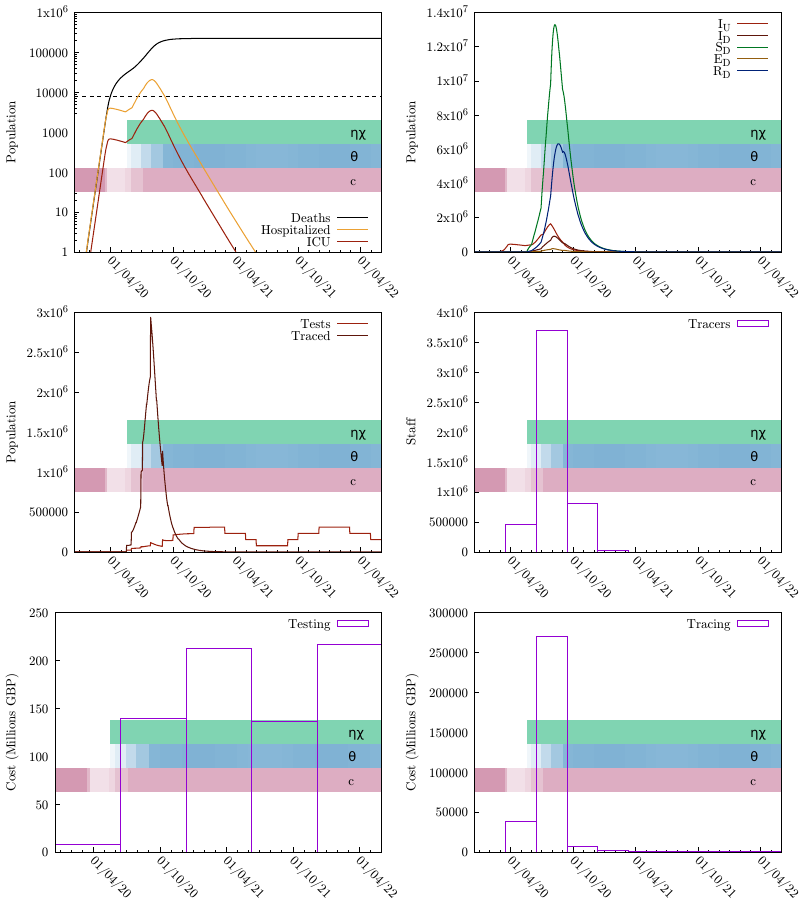

Generate this figure with gnuplot:
set terminal pdfcairo color enhanced dashed font "cmr10,14" size 8,9
seed="ptti-scenario-4b"
set output sprintf("%s.pdf", seed)
set multiplot layout 3,2
odefile=sprintf("%s-out-0.tsv", seed)
ttfile=sprintf("%s-out-0-testtrace.tsv", seed)
trfile=sprintf("%s-out-0-trcosts.tsv", seed)
tefile=sprintf("%s-out-0-tecosts.tsv", seed)
etimesfile=sprintf("%s-events.gp", seed)

set tics nomirror
set ylabel 'Population'

set yrange [0:]

set style fill transparent solid 0.25 noborder

# Colors
color_SU = '#00aa55'
color_SD = '#007722'

color_EU = '#eba134'
color_ED = '#945e0f'

color_IU = '#9c210e'
color_ID = '#5e160b'

color_RU = '#0055aa'
color_RD = '#002277'

# These are from the economic model inputs
Hospitalized_Pct_Deaths=0.44
ICU_Fatality=0.59
ICU_Pct=0.17
IFR=0.008
Non_ICU_Fatality=0.36

HF = IFR*Hospitalized_Pct_Deaths/(ICU_Pct*ICU_Fatality+(1-ICU_Pct)*Non_ICU_Fatality)
ICUF = HF*ICU_Pct

set key bottom right
set xdata time
set timefmt "%Y-%m-%d %H:%M:%S"
set format x "%d/%m/%y"

load etimesfile

set xtics rotate by -45 3600*24*30*6

set yrange [1:1e6]
set log y

set arrow from graph 0, first 8000 to graph 1, first 8000 nohead lc 0 dt '--'
plot odefile u 1:(($9+$10)*IFR) w l lw 1.5 lc 0 ti "Deaths", "" u 1:(($7+$8)*HF) w l lw 1.5 lc rgb color_EU ti "Hospitalized", "" u 1:(($7+$8)*ICUF) w l lw 1.5 lc rgb color_IU ti "ICU"

unset log y
unset arrow

set autoscale y
set yrange [0:]
set key top right

# set y2tics 0.5
# set y2range [0:4]

plot odefile u 1:7 w l lw 1.5 lc rgb color_IU ti "I_U", odefile u 1:8 w l lw 1.5 lc rgb color_ID ti "I_D", \
     odefile u 1:4 w l lw 1.5 lc rgb color_SD ti "S_D", odefile u 1:6 w l lw 1.5 lc rgb color_ED ti "E_D", \
     odefile u 1:10 w l lw 1.5 lc rgb color_RD ti "R_D"#, odefile u 1:13 w l axis x1y2 lc 0 ti "R"


plot ttfile u 1:3 w l lw 1.5 lc rgb color_IU ti "Tests", ttfile u 1:4 w l lw 1.5 lc rgb color_ID ti "Traced"

unset log y
unset yrange
set autoscale y
set style fill empty

set ylabel "Staff"
plot trfile u 1:5 w boxes ti "Tracers"

set ylabel "Cost (Millions GBP)"
plot tefile u 1:($5/1000000) w boxes ti "Testing"
plot trfile u 1:($6/1000000) w boxes ti "Tracing"

unset multiplot
set output
